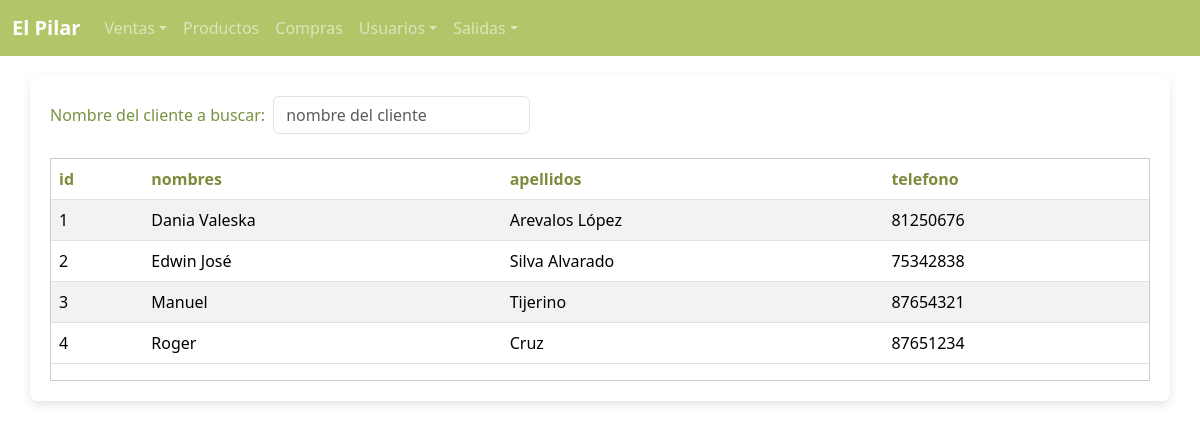
Screenshot of /clientes with the database file from the repository.
### tables this page shows
CREATE TABLE Cliente (
    id INTEGER PRIMARY KEY AUTOINCREMENT,
    nombres NVARCHAR(30) NOT NULL,
    apellidos NVARCHAR(30) NULL,
    telefono NVARCHAR(8)
);

### app.py (the view)
@app.route('/clientes')
def clientes():
    try:
        query = text("SELECT * FROM Cliente")
        result = db.execute(query)
        clientes = result.fetchall()
        return render_template('clientes.html', clientes=clientes)
    except Exception as e:
        traceback.print_exc()
        return render_template('clientes.html')

### templates/clientes.html (shortened to what this page needs)
{% extends "layout.html" %}
{% block content %}
<main class="container" style="padding: 20px; border-radius: 8px; margin-top: 20px;">
    <div class="d-flex justify-content-between align-items-center mb-4">
        <form class="row g-2 align-items-center">
            <div class="col-auto">
              <label for="inputClient" class="form-label mb-0">Nombre del cliente a buscar: </label>
            </div>
            <div class="col-auto">
              <input type="text" class="form-control" id="inputClient" placeholder="nombre del cliente">
            </div>
        </form>
    </div>
<div class="table-container" id="tabla-productos" style="max-height: 400px; overflow-y: auto; border: 1px solid #ccc;">
    <table class="table table-striped table-hover">
        <thead>
            <tr>
                <th scope="col" style="color:#7c8c3c;">id</th>
                <th scope="col" style="color:#7c8c3c;">nombres</th>
                <th scope="col" style="color:#7c8c3c;">apellidos</th>
                <th scope="col" style="color:#7c8c3c;">telefono</th>
            </tr>
        </thead>
        <tbody>
        {% for cliente in clientes %}
        <tr class="us_cliente">
            <td>{{ cliente.id }}</td>
            <td>{{ cliente.nombres }}</td>
            <td>{{ cliente.apellidos }}</td>
            <td>{{ cliente.telefono }}</td>
        </tr>
        {% endfor %}
    </tbody>
    </table>
</div>
{% endblock  %}

### static/style.css (style rules this page uses)
body { background-color: #ECC199; }
.container { background-color: white; padding: 20px; border-radius: 8px; box-shadow: 0px 4px 10px rgba(0, 0, 0, 0.1); }
.form-label { color: #789342; }
.table { color: #548D95; }
.table thead { background-color: #B2C568; color: white; }

### rows the page displays
Cliente: id "1", nombres "Dania Valeska", apellidos "Arevalos López", telefono "81250676"
Cliente: id "2", nombres "Edwin José", apellidos "Silva Alvarado", telefono "75342838"
Cliente: id "3", nombres "Manuel", apellidos "Tijerino", telefono "87654321"
Cliente: id "4", nombres "Roger", apellidos "Cruz", telefono "87651234"
